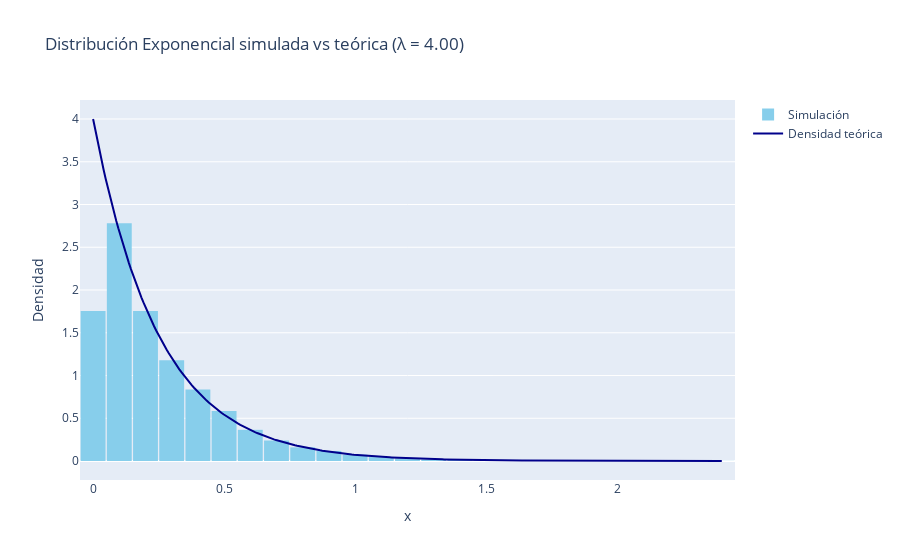

This figure's notebook cell:
### Code cell
fig = go.Figure()

fig.add_trace(go.Histogram(
    x=exponenciales,
    nbinsx=40,
    histnorm='probability density',
    marker_color='skyblue',
    name='Simulación'
))

fig.add_trace(go.Scatter(
    x=x_vals,
    y=y_vals,
    mode='lines',
    name='Densidad teórica',
    line=dict(color='darkblue')
))

fig.update_layout(
    title=f'Distribución Exponencial simulada vs teórica (λ = {lambd:.2f})',
    xaxis_title='x',
    yaxis_title='Densidad',
    bargap=0.05
)

fig.show()

### Figure 1 — Plotly figure (JSON) as saved in the notebook; plotly's stock layout.template omitted (floating-point values rounded to 4 significant figures; data arrays with more than 128 entries replaced by an {"elided": "..."} marker saying what was removed)
{"data": [{"histnorm": "probability density", "marker": {"color": "skyblue"}, "name": "Simulación", "nbinsx": 40, "type": "histogram", "x": {"elided": "10000 float values"}}, {"line": {"color": "darkblue"}, "mode": "lines", "name": "Densidad teórica", "type": "scatter", "x": {"elided": "300 float values"}, "y": {"elided": "300 float values"}}], "layout": {"bargap": 0.05, "title": {"text": "Distribución Exponencial simulada vs teórica (λ = 4.00)"}, "xaxis": {"title": {"text": "x"}}, "yaxis": {"title": {"text": "Densidad"}}}}
